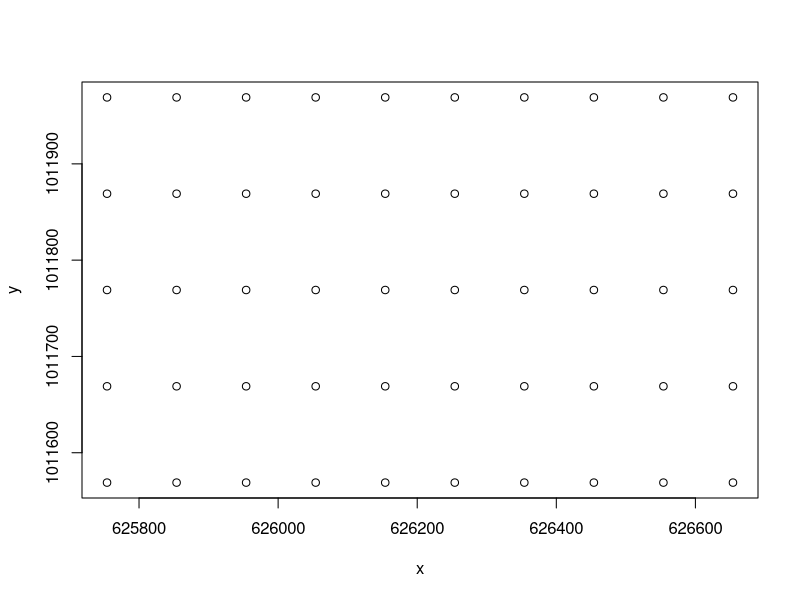
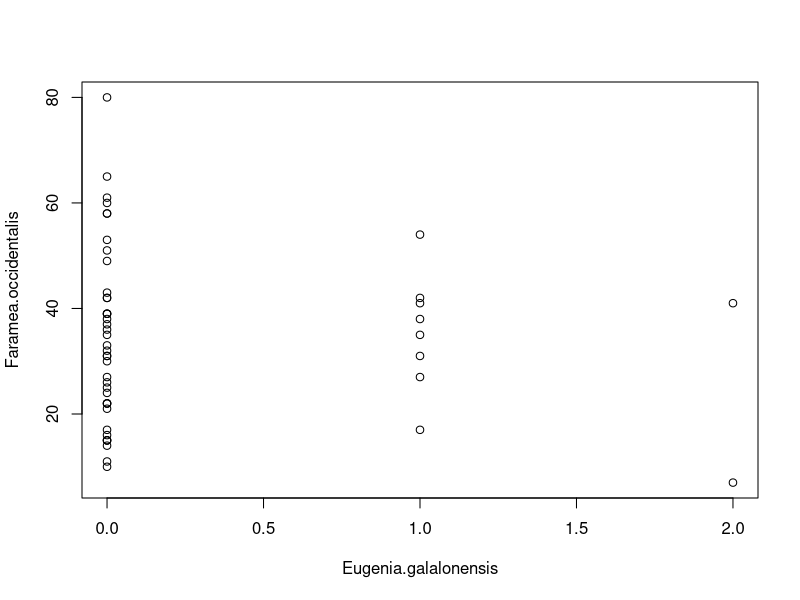
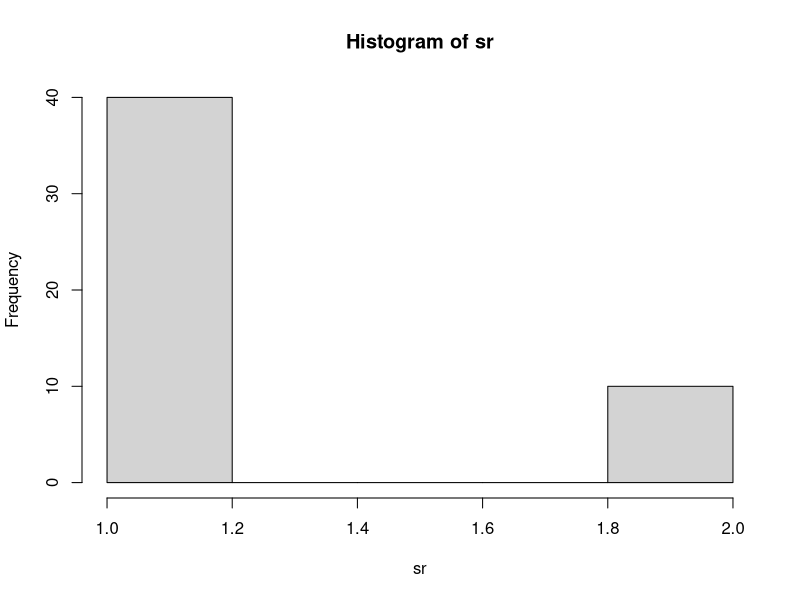
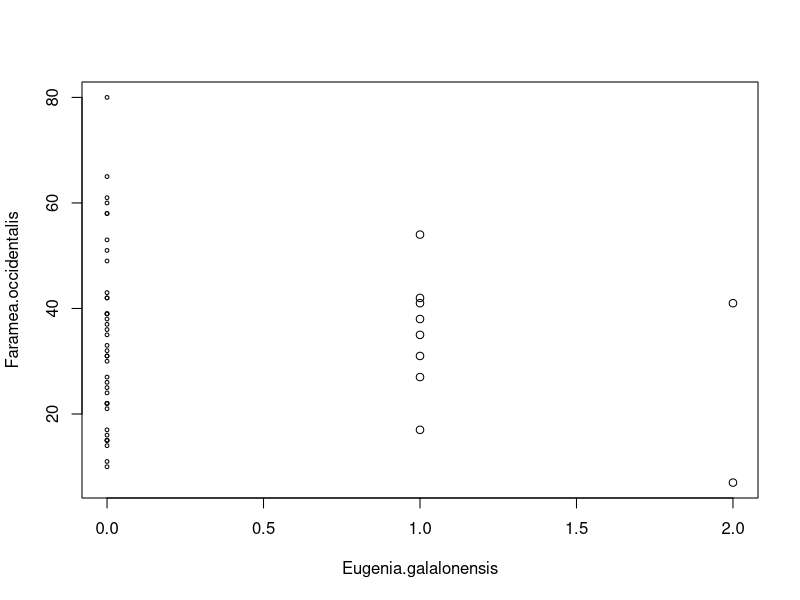
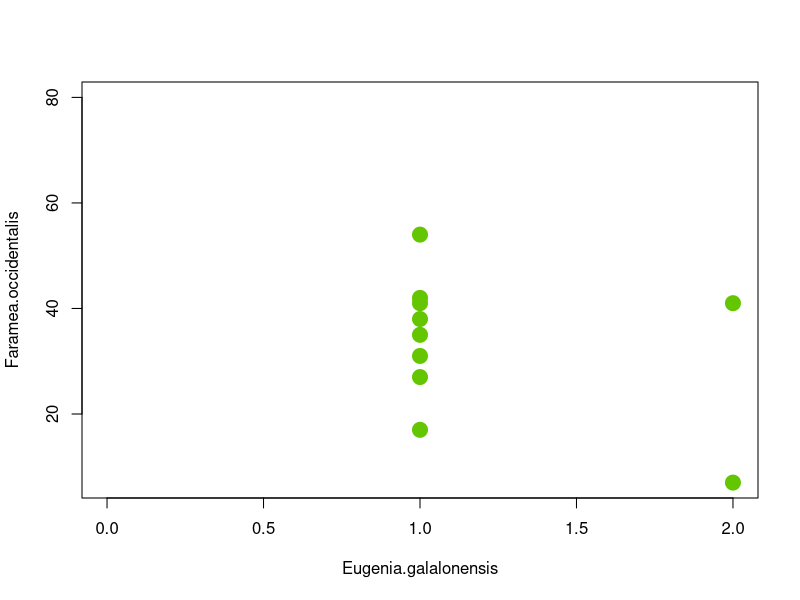
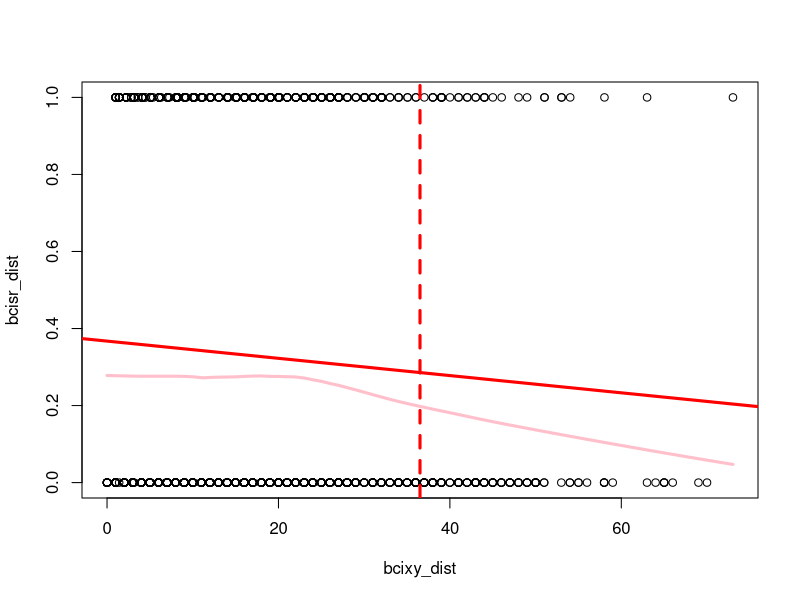

The R source for these figures, in order: (Note: this script raises an error after producing the figures.)
## ---- chunk 1
library(vegan)
data(BCI)
## UTM Coordinates (in metres)
BCI_xy = data.frame(x = rep(seq(625754, 626654, by=100), each=5), 
                    y = rep(seq(1011569,  1011969, by=100), len=50))
library(nlme)

data(BCI)
?data(BCI)
data(BCI.env)
plot(BCI_xy)
## ---- chunk 2

#Examine if there is evidence of spatial dependence in a rare and a common species in the BCI tree dataset

BCI_com <- BCI[c(1:50),c(68, 71)]
BCI_com
plot(BCI_com)

sr = apply(BCI_com, 1, function(x) sum(x > 0))
hist(sr)
## ---- chunk 3
plot(BCI_com, cex = sr/max(sr))
col_brks = hist(sr, plot=F)$breaks
col_indices = as.numeric(cut(sr, col_brks))
cols = rev(terrain.colors(length(col_brks)))
plot(BCI_com, cex=2, pch=19, col=cols[col_indices])

#Examine if there is evidence of spatial dependence in a rare and a common species in the BCI tree dataset
#Eugenia.galaonensis: rare
#Faramea.occidentalls:common
## ---- chunk 4
# calculate Euclidean distance between richness and spatial coordinates
bcisr_dist = dist(sr)
bcixy_dist = dist(BCI_com)


bcimax_dist = max(bcixy_dist) / 2

# plot result
plot(bcixy_dist, bcisr_dist)
abline(lm(bcisr_dist ~ bcixy_dist), lwd=3, col='red')
lines(lowess(bcixy_dist, bcisr_dist), lwd=3, col='pink')
abline(v = bcimax_dist, col='red', lwd=3, lty=2)


# carry out a permutation test for significance:
nperm = 1000
bcinull_cor = bciobs_cor
for (i in 2:nperm) {
    # shuffle the rows of the spatial coordinates
   bcitmp_xy = BCI_com[sample(nrow(BCI_com)), ]
    # correlation between the shuffled spatial coordinates and sr_dist
    null_cor[i] = cor(dist(bcitmp_xy), bcisr_dist)
}
# compute the p-value
sum(null_cor >= obs_cor) / nperm 



bci_mantel = mantel(bcixy_dist, bcisr_dist)
bci_mantel


# compute correlation
bciobs_cor = cor(bcixy_dist, bcisr_dist)
bciobs_cor

bcicomm_dist = vegdist(BCI_com)
bcicomm_mantel = mantel(bcixy_dist, bcicomm_dist)
bcicomm_mantel


bcisr_corlog = mantel.correlog(bcisr_dist, bcixy_dist)
bcicomm_corlog = mantel.correlog(bcicomm_dist, bcixy_dist)
bcisr_corlog

## ---- chunk 5
par(mfrow=c(1,2))
plot(bcisr_corlog)
mtext(side=3, 'Species Richness')
abline(v = bcimax_dist, col='red', lwd=3, lty=2)
plot(bcicomm_corlog)
mtext(side=3, 'Community Composition')
abline(v =bcimax_dist, col='red', lwd=3, lty=2)

#There doesseem to be evidence of spatial dependence in a rare and a common species, looking at the results of the graphs the two species do not appear abundant in the same areas
## ---- chunk 6
#2) Build two generalized linear models to predict the abundance of the species Drypetes standleyi using the abundance of other tree species in the study site. Specifically examine the following species as predictor variables:

sp_ids = c("Cordia.lasiocalyx", "Hirtella.triandra",
           "Picramnia.latifolia", "Quassia.amara",
           "Tabernaemontana.arborea", "Trattinnickia.aspera", 
           "Xylopia.macrantha")

sp_ids

sp_1 <- BCI$Cordia.lasiocalyx #Common
sp_2 <- BCI$Hirtella.triandra
sp_3 <- BCI$Picramnia.latifolia #Rare
sp_4 <- BCI$Picramnia.latifolia
sp_5 <- BCI$Quassia.amara
sp_6 <- BCI$Tabernaemontana.arborea
sp_7 <- BCI$Trattinnickia.aspera
sp_8 <- BCI$Xylopia.macrantha
sp_a <- BCI$Drypetes.standleyi

## ---- chunk 7
#model 1 use 1 variable as a predictor
data(BCI.env)
plot(BCI_xy)

sr1_dat = data.frame(sp_1, BCI_xy)

sr1_lm = gls(sp_1 ~ 1, data = sr1_dat)

sr1_lm = gls(sp_1 ~ 1 + sp_a, data = sr1_dat)
       
plot(Variogram(sr1_lm, form= ~ x + y))


sr1_exp = update(sr1_lm, corr=corExp(form=~x + y))
# examine fit of error model to the raw model residuals
# note this function defaults to displaying pearson standardized residuals
# resType='p' or resType='pearson'
plot(Variogram(sr1_exp, bcimaxDist = bcimax_dist))
anova(sr1_lm)


#this doesn't look bad points are fairly fitted to the line
## ---- chunk 8
#model 2 use all variables as a predictors
data(BCI.env)
plot(BCI_xy)

bcisr_dat = data.frame(sr, BCI.env, BCI_xy)

bcisr_dat = data.frame(sr,BCI.env, BCI_xy)


bcisr_lm = gls(sr ~ UTM.EW, data = bcisr_dat)
       
plot(Variogram(bcisr_lm, form= ~ x + y))


bcisr_exp = update(bcisr_lm, corr=corExp(form=~x + y))
# examine fit of error model to the raw model residuals
# note this function defaults to displaying pearson standardized residuals
# resType='p' or resType='pearson'
plot(Variogram(bcisr_exp, bcimaxDist = bcimax_dist))


#this doesn't look bad points are fairly fitted to the line, this model fits the error well. These provide a good fit for the data but lets look more models. 

anova(bcisr_lm)
anova(bcisr_exp)
anova(sr1_exp)
anova(sr1_lm)

#With both models examine the spatial dependence of the residuals using the function Variogram. Model the spatial dependence in the residuals using one of the error structures available.

#Did including the spatial error term have a large impact on the coefficients of the model?
#Yes including spatial error improved teh model and it fit the plots better for both models. 

#Did including the spatial error terms significantly improve model fit (use function anova to carry out model comparison)?

#The 1st model with just one variable did not significantly improve the model, according to the anove test. While teh second model did see significant changes to improve the model. 

#Explain why you did or did not observe a difference in the influence of adding the spatial error term between the two models.

#In the first model there isn't enough error to account for with just one variable, you can not draw a conclusion about one species abundance in relation to another with just that information. Having muliple spceies and various abundances allows for better interpretation of abundance for drawing conclusions and creating a better model. 
